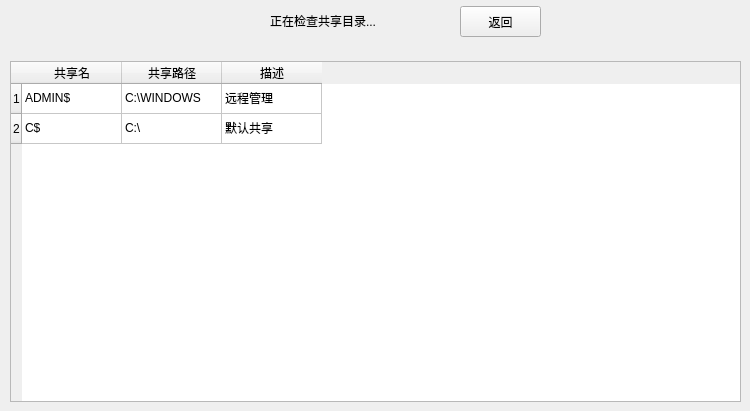
      <widget class="QWidget" name="page_14">
       <widget class="RingsMapProgressbar" name="muluRings">
        <property name="geometry">
         <rect>
          <x>20</x>
          <y>0</y>
          <width>201</width>
          <height>201</height>
         </rect>
        </property>
       </widget>
       <widget class="QPushButton" name="muluBackButton">
        <property name="geometry">
         <rect>
          <x>460</x>
          <y>6</y>
          <width>81</width>
          <height>31</height>
         </rect>
        </property>
        <property name="styleSheet">
         <string notr="true"/>
        </property>
        <property name="text">
         <string>返回</string>
        </property>
       </widget>
       <widget class="QLabel" name="sysLabel_4">
        <property name="geometry">
         <rect>
          <x>270</x>
          <y>0</y>
          <width>181</width>
          <height>41</height>
         </rect>
        </property>
        <property name="styleSheet">
         <string notr="true">font: 16pt &quot;微软雅黑&quot;;
color: rgb(0, 0, 0);</string>
        </property>
        <property name="text">
         <string>正在检查共享目录...</string>
        </property>
       </widget>
       <widget class="QTableWidget" name="gongxiangTableWidget">
        <property name="geometry">
         <rect>
          <x>10</x>
          <y>61</y>
          <width>731</width>
          <height>341</height>
         </rect>
        </property>
        <row>
         <property name="text">
          <string>1</string>
         </property>
        </row>
        <row>
         <property name="text">
          <string>2</string>
         </property>
        </row>
        <column>
         <property name="text">
          <string>共享名</string>
         </property>
        </column>
        <column>
         <property name="text">
          <string>共享路径</string>
         </property>
        </column>
        <column>
         <property name="text">
          <string>描述</string>
         </property>
        </column>
        <item row="0" column="0">
         <property name="text">
          <string>ADMIN$</string>
         </property>
        </item>
        <item row="0" column="1">
         <property name="text">
          <string>C:\WINDOWS</string>
         </property>
        </item>
        <item row="0" column="2">
         <property name="text">
          <string>远程管理</string>
         </property>
        </item>
        <item row="1" column="0">
         <property name="text">
          <string>C$</string>
         </property>
        </item>
        <item row="1" column="1">
         <property name="text">
          <string>C:\</string>
         </property>
        </item>
        <item row="1" column="2">
         <property name="text">
          <string>默认共享</string>
         </property>
        </item>
       </widget>
      </widget>
